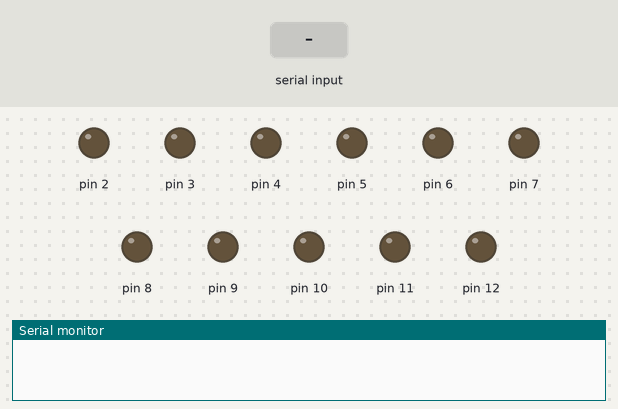
The sketch below on a simulated Arduino Uno, built with avr-gcc and run on an emulated ATmega328P. Shown: output pins drawn as LEDs (lit = HIGH), the last lines printed to the serial monitor. The test bench sets the inputs (shaded band).

Above: at 1.2 s.
1.3 s: "5\n" received over Serial
At 1.6 s:
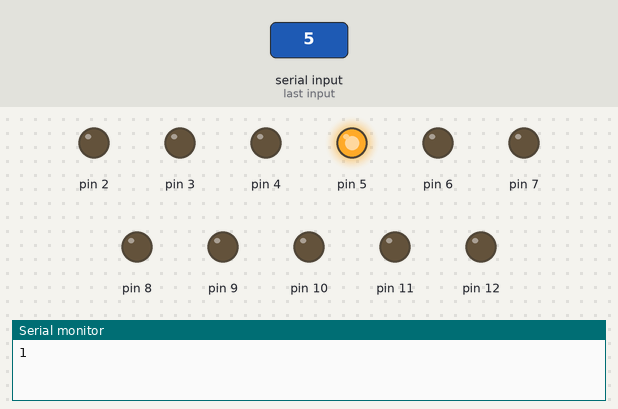
Timing chart, 0 to 4.3 s (numbered marks = the images above; inputs shaded):
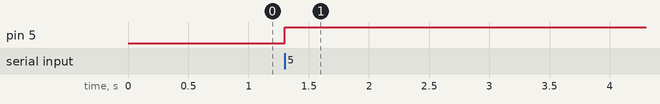

Measured:
- after the input at 1.3 s, pin 5: LOW → HIGH at once

The sketch:

ArduinoCode.ino
```cpp
void setup() {
  Serial.begin(9600);
  for (int pin = 2; pin <= 12; pin++) {
    pinMode(pin, OUTPUT);
    digitalWrite(pin, LOW);
  }
}

void loop() {
  if (Serial.available() > 0) {
    String input = Serial.readStringUntil('\n');
    int pin = input.toInt();
    if (pin >= 2 && pin <= 12) {
      int state = digitalRead(pin);
      digitalWrite(pin, !state);
      Serial.println(digitalRead(pin));
    }
  }
}
```
